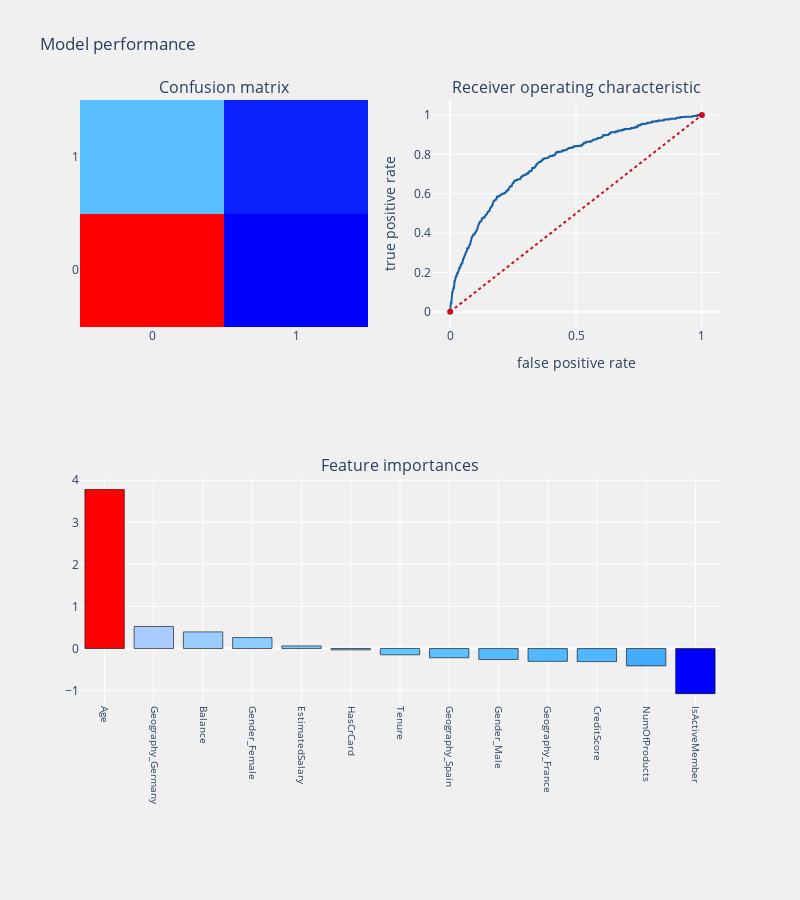

Here is the notebook cell this chart was saved with:
### Markdown cell above
## Feed the parameters to the function created above
Split the data into train dataset and test dataset and use the Hyper Parameters obtained above to generate a Logistic Regression instance and execute the function.

### Code cell
from sklearn.model_selection import train_test_split
from sklearn.metrics import confusion_matrix, accuracy_score, classification_report, cohen_kappa_score
from sklearn.metrics import roc_auc_score, roc_curve, f1_score, precision_score, recall_score
from sklearn.metrics import precision_recall_curve, average_precision_score
import statsmodels.api as sm
# from yellowbrick.classifier import DiscriminationThreshold

#For better performance use MinMaxScaler to scale and translates each feature individually such that it is in the given range on the training set, e.g. between zero and one.
from sklearn.preprocessing import MinMaxScaler
scaler = MinMaxScaler()
df_x =pd.DataFrame(scaler.fit_transform(df[item_list]),columns=item_list)
                   
# df['Attrition encoded']=np.where(df['Attrition']=='No',0,1)   

#splitting the principal training dataset to subtrain and subtest datasets

x_train, x_test, y_train, y_test = train_test_split(df_x, df['Exited'], 
                                                    test_size = .3)
from sklearn.linear_model import LogisticRegression
import plotly.graph_objs as go # visualization
import plotly.offline as py # visualization
py.init_notebook_mode(connected=True) # visualization
import plotly.graph_objs as go # visualization
from plotly.subplots import make_subplots
import plotly.figure_factory as ff # visualization
import warnings
warnings.filterwarnings("ignore")
#Baseline model        
# logit = LogisticRegression(C=1000, class_weight=None, dual=False, fit_intercept=True,
#                            intercept_scaling=1, max_iter=100, multi_class='ovr', n_jobs=1,
#                            penalty='l2', random_state=None, solver='liblinear', tol=0.0001,
#                            verbose=0, warm_start=False)
logit = LogisticRegression()

coef_sumry, model=prediction(logit, x_train, x_test, y_train, y_test, "coefficients", threshold_plot=False)

### Figure 1 — Plotly figure (JSON) as saved in the notebook; plotly's stock layout.template omitted (floating-point values rounded to 4 significant figures; data arrays with more than 128 entries replaced by an {"elided": "..."} marker saying what was removed)
{"data": [{"colorscale": [[0, "rgb(0,0,255)"], [0.1, "rgb(51,153,255)"], [0.2, "rgb(102,204,255)"], [0.3, "rgb(153,204,255)"], [0.4, "rgb(204,204,255)"], [0.5, "rgb(255,255,255)"], [0.6, "rgb(255,204,255)"], [0.7, "rgb(255,153,255)"], [0.8, "rgb(255,102,204)"], [0.9, "rgb(255,102,102)"], [1, "rgb(255,0,0)"]], "name": "Confusion matrix", "showscale": false, "type": "heatmap", "x": ["0", "1"], "xaxis": "x", "y": ["0", "1"], "yaxis": "y", "z": [[2301, 88], [474, 137]]}, {"line": {"color": "rgb(22, 96, 167)", "width": 2}, "name": "Roc: 0.5936935449506364", "type": "scatter", "x": {"elided": "838 float values"}, "xaxis": "x2", "y": {"elided": "838 float values"}, "yaxis": "y2"}, {"line": {"color": "rgb(205, 12, 24)", "dash": "dot", "width": 2}, "type": "scatter", "x": [0, 1], "xaxis": "x2", "y": [0, 1], "yaxis": "y2"}, {"marker": {"color": [3.78, 0.5247, 0.3957, 0.2607, 0.06224, -0.03132, -0.1492, -0.2198, -0.2603, -0.3045, -0.3109, -0.4122, -1.072], "colorscale": [[0, "rgb(0,0,255)"], [0.1, "rgb(51,153,255)"], [0.2, "rgb(102,204,255)"], [0.3, "rgb(153,204,255)"], [0.4, "rgb(204,204,255)"], [0.5, "rgb(255,255,255)"], [0.6, "rgb(255,204,255)"], [0.7, "rgb(255,153,255)"], [0.8, "rgb(255,102,204)"], [0.9, "rgb(255,102,102)"], [1, "rgb(255,0,0)"]], "line": {"color": "black", "width": 0.6}}, "name": "coefficients", "type": "bar", "x": ["Age", "Geography_Germany", "Balance", "Gender_Female", "EstimatedSalary", "HasCrCard", "Tenure", "Geography_Spain", "Gender_Male", "Geography_France", "CreditScore", "NumOfProducts", "IsActiveMember"], "xaxis": "x3", "y": [3.78, 0.5247, 0.3957, 0.2607, 0.06224, -0.03132, -0.1492, -0.2198, -0.2603, -0.3045, -0.3109, -0.4122, -1.072], "yaxis": "y3"}], "layout": {"annotations": [{"font": {"size": 16}, "showarrow": false, "text": "Confusion matrix", "x": 0.225, "xanchor": "center", "xref": "paper", "y": 1, "yanchor": "bottom", "yref": "paper"}, {"font": {"size": 16}, "showarrow": false, "text": "Receiver operating characteristic", "x": 0.775, "xanchor": "center", "xref": "paper", "y": 1, "yanchor": "bottom", "yref": "paper"}, {"font": {"size": 16}, "showarrow": false, "text": "Feature importances", "x": 0.5, "xanchor": "center", "xref": "paper", "y": 0.375, "yanchor": "bottom", "yref": "paper"}], "autosize": false, "height": 900, "margin": {"b": 195}, "paper_bgcolor": "rgba(240,240,240, 0.95)", "plot_bgcolor": "rgba(240,240,240, 0.95)", "showlegend": false, "title": {"text": "Model performance"}, "width": 800, "xaxis": {"anchor": "y", "domain": [0, 0.45]}, "xaxis2": {"anchor": "y2", "domain": [0.55, 1], "title": {"text": "false positive rate"}}, "xaxis3": {"anchor": "y3", "domain": [0, 1], "showgrid": true, "tickangle": 90, "tickfont": {"size": 10}}, "yaxis": {"anchor": "x", "domain": [0.625, 1]}, "yaxis2": {"anchor": "x2", "domain": [0.625, 1], "title": {"text": "true positive rate"}}, "yaxis3": {"anchor": "x3", "domain": [0, 0.375]}}}
